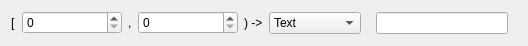
<?xml version="1.0" encoding="UTF-8"?>
<ui version="4.0">
 <class>VRTT_Widget</class>
 <widget class="QWidget" name="VRTT_Widget">
  <property name="geometry">
   <rect>
    <x>0</x>
    <y>0</y>
    <width>496</width>
    <height>46</height>
   </rect>
  </property>
  <property name="windowTitle">
   <string>Form</string>
  </property>
  <layout class="QHBoxLayout" name="horizontalLayout">
   <property name="topMargin">
    <number>2</number>
   </property>
   <property name="bottomMargin">
    <number>2</number>
   </property>
   <item>
    <widget class="QLabel" name="label">
     <property name="text">
      <string>[</string>
     </property>
    </widget>
   </item>
   <item>
    <widget class="QDoubleSpinBox" name="lower">
     <property name="minimumSize">
      <size>
       <width>100</width>
       <height>0</height>
      </size>
     </property>
     <property name="decimals">
      <number>0</number>
     </property>
    </widget>
   </item>
   <item>
    <widget class="QLabel" name="label_2">
     <property name="text">
      <string>,</string>
     </property>
    </widget>
   </item>
   <item>
    <widget class="QDoubleSpinBox" name="upper">
     <property name="minimumSize">
      <size>
       <width>100</width>
       <height>0</height>
      </size>
     </property>
     <property name="decimals">
      <number>0</number>
     </property>
    </widget>
   </item>
   <item>
    <widget class="QLabel" name="label_3">
     <property name="text">
      <string>) -&gt;</string>
     </property>
    </widget>
   </item>
   <item>
    <widget class="QComboBox" name="mode_switch">
     <item>
      <property name="text">
       <string>Text</string>
      </property>
     </item>
     <item>
      <property name="text">
       <string>Conversion</string>
      </property>
     </item>
    </widget>
   </item>
   <item>
    <widget class="QStackedWidget" name="mode">
     <property name="currentIndex">
      <number>0</number>
     </property>
     <widget class="QWidget" name="page">
      <layout class="QHBoxLayout" name="horizontalLayout_2">
       <item>
        <widget class="QLineEdit" name="text"/>
       </item>
      </layout>
     </widget>
     <widget class="QWidget" name="page_2">
      <layout class="QHBoxLayout" name="horizontalLayout_3">
       <item>
        <widget class="QPushButton" name="conversion_btn">
         <property name="text">
          <string>Referenced conversion</string>
         </property>
        </widget>
       </item>
      </layout>
     </widget>
    </widget>
   </item>
  </layout>
 </widget>
 <resources/>
 <connections/>
</ui>
